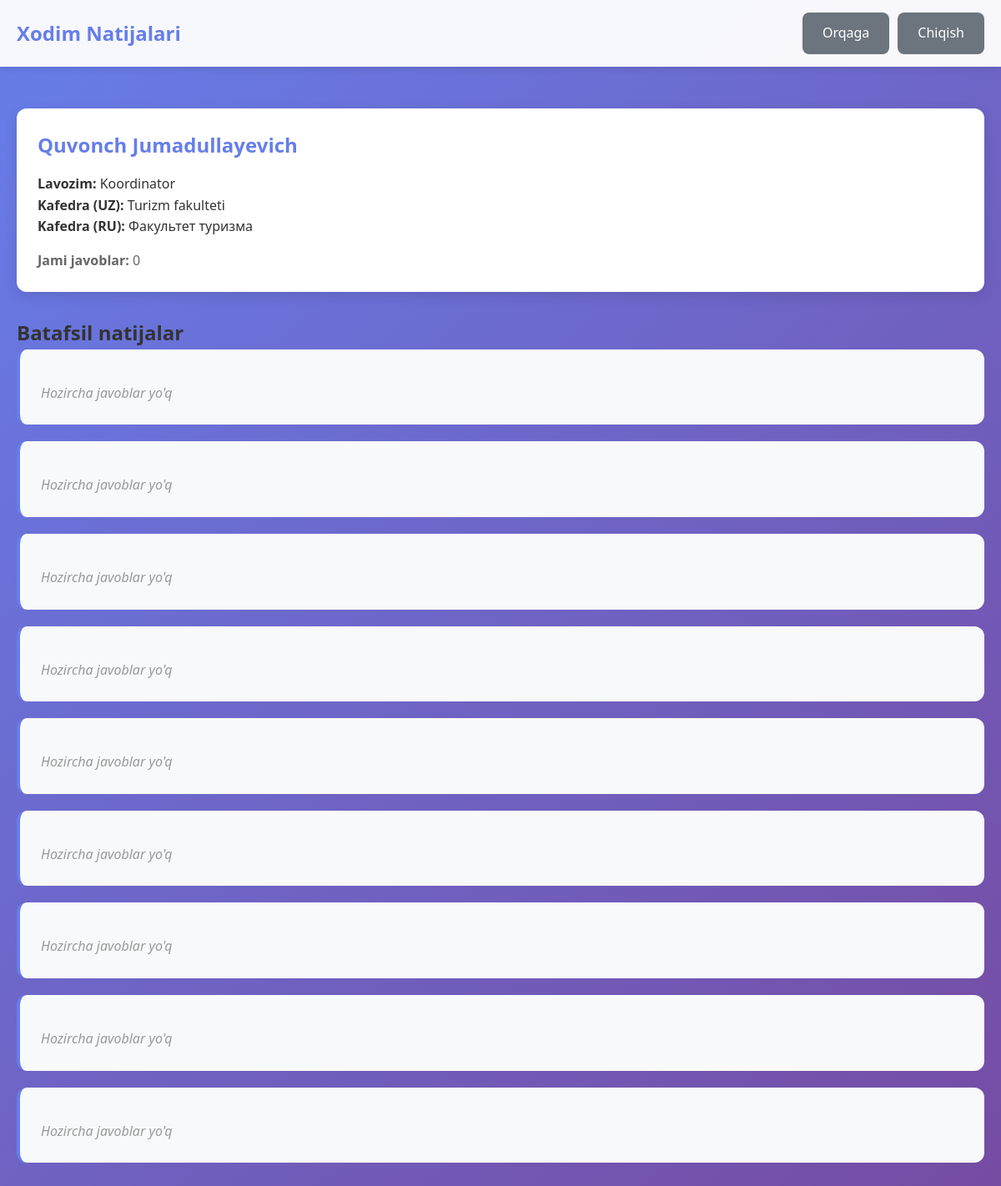
/admin/employee_results.php?id=2 (signed in), run on the app's committed database.
### tables this page shows
CREATE TABLE employees (
    id INT PRIMARY KEY AUTO_INCREMENT,
    full_name VARCHAR(100) NOT NULL,
    position ENUM('teacher', 'dean', 'coordinator') NOT NULL,
    department_uz VARCHAR(100) NULL COMMENT 'Kafedra nomi (Uzbek)',
    department_ru VARCHAR(100) NULL COMMENT 'Kafedra nomi (Russian)',
    created_at TIMESTAMP DEFAULT CURRENT_TIMESTAMP
);

CREATE TABLE questions (
    id INT PRIMARY KEY AUTO_INCREMENT,
    question_text TEXT NULL COMMENT 'Eski format (backup)',
    question_text_uz TEXT NOT NULL COMMENT 'Savol matni (Uzbek)',
    question_text_ru TEXT NULL COMMENT 'Savol matni (Russian)',
    question_type ENUM('rating', 'text') DEFAULT 'rating',
    position_type ENUM('teacher', 'dean', 'coordinator', 'all') DEFAULT 'all',
    created_at TIMESTAMP DEFAULT CURRENT_TIMESTAMP
);

### includes/functions.php (called while the page is built, shortened)
<?php
function getPositionName($position) {
    $positions = [
        'teacher' => 'O\'qituvchi',
        'dean' => 'Dekan',
        'coordinator' => 'Koordinator'
    ];
    return $positions[$position] ?? $position;
}
?>

### admin/employee_results.php (the view, shortened to what this page needs)
<?php
require_once '../includes/functions.php';
$employee_id = intval($_GET['id'] ?? 0);
$conn = getDBConnection();
$employee_stmt = $conn->prepare("SELECT id, full_name, position, department_uz, department_ru FROM employees WHERE id = ?");
$employee_stmt->execute([$employee_id]);
$employee = $employee_stmt->fetch();
$results_query = "SELECT
    q.id as question_id,
    q.question_text,
    q.question_type,
    AVG(sr.rating) as avg_rating,
    COUNT(sr.id) as response_count,
    GROUP_CONCAT(sr.text_response SEPARATOR '|||') as text_responses
    FROM questions q
    LEFT JOIN survey_responses sr ON q.id = sr.question_id AND sr.employee_id = ?
    WHERE q.position_type = 'all' OR q.position_type = ?
    GROUP BY q.id
    ORDER BY q.id";
$stmt = $conn->prepare($results_query);
$stmt->execute([$employee_id, $employee['position']]);
$results = $stmt->fetchAll();
$stats_query = "SELECT
    COUNT(DISTINCT survey_submissions.user_id) as total_responses,
    AVG(sr.rating) as overall_avg
    FROM survey_submissions
    LEFT JOIN survey_responses sr ON survey_submissions.employee_id = sr.employee_id AND sr.rating IS NOT NULL
    WHERE survey_submissions.employee_id = ?";
$stats_stmt = $conn->prepare($stats_query);
$stats_stmt->execute([$employee_id]);
$stats = $stats_stmt->fetch();
?>
<!DOCTYPE html>
<html lang="uz">
<head>
    <link rel="stylesheet" href="../assets/css/style.css">
</head>
<body>
    <div class="header">
        <div class="container">
            <h1>Xodim Natijalari</h1>
            <div class="user-info">
                <a href="dashboard.php" class="btn btn-secondary">Orqaga</a>
                <a href="../logout.php" class="btn btn-secondary">Chiqish</a>
            </div>
        </div>
    </div>
    <div class="container">
        <div class="employee-info-card">
            <h2><?php echo htmlspecialchars($employee['full_name']); ?></h2>
            <p><strong>Lavozim:</strong> <?php echo getPositionName($employee['position']); ?></p>
            <?php if ($employee['department_uz']): ?>
                <p><strong>Kafedra (UZ):</strong> <?php echo htmlspecialchars($employee['department_uz']); ?></p>
            <?php endif; ?>
            <?php if ($employee['department_ru']): ?>
                <p><strong>Kafedra (RU):</strong> <?php echo htmlspecialchars($employee['department_ru']); ?></p>
            <?php endif; ?>
            <div class="stats-inline">
                <span><strong>Jami javoblar:</strong> <?php echo $stats['total_responses']; ?></span>
            </div>
        </div>
        <div class="results-section">
            <h2>Batafsil natijalar</h2>
            <?php foreach ($results as $row): ?>
                <div class="result-card">
                    <?php if ($row['question_type'] === 'rating'): ?>
                        <?php if ($row['response_count'] > 0): ?>
                            <div class="rating-result">
                                <span class="avg-rating"><?php echo number_format($row['avg_rating'], 2); ?></span>
                                <span class="stars"><?php echo renderStars(round($row['avg_rating'])); ?></span>
                                <span class="response-count">(<?php echo $row['response_count']; ?> ta javob)</span>
                            </div>
                        <?php else: ?>
                            <p class="no-data">Hozircha javoblar yo'q</p>
                        <?php endif; ?>
                    <?php else: ?>
                        <?php if ($row['text_responses']): ?>
                            <div class="text-responses">
                                <?php
                                $texts = explode('|||', $row['text_responses']);
                                foreach ($texts as $text):
                                    if (!empty(trim($text))):
                                ?>
                                    <div class="text-response-item">
                                        <p><?php echo htmlspecialchars($text); ?></p>
                                    </div>
                                <?php
                                    endif;
                                endforeach;
                                ?>
                            </div>
                        <?php else: ?>
                            <p class="no-data">Hozircha javoblar yo'q</p>
                        <?php endif; ?>
                    <?php endif; ?>
                </div>
            <?php endforeach; ?>
        </div>
    </div>
</body>
</html>

### assets/css/style.css (style rules this page uses)
* { margin: 0; padding: 0; box-sizing: border-box; }
body { font-family: "Segoe UI", Tahoma, Geneva, Verdana, sans-serif; background: linear-gradient(135deg, #667eea 0%, #764ba2 100%); min-height: 100vh; color: #333; line-height: 1.6; }
.container { max-width: 1200px; margin: 0 auto; padding: 20px; }
.header { background: rgba(255, 255, 255, 0.95); box-shadow: 0 2px 10px rgba(0, 0, 0, 0.1); margin-bottom: 30px; }
.header .container { display: flex; justify-content: space-between; align-items: center; padding: 15px 20px; }
.header h1 { color: #667eea; font-size: 24px; }
.user-info { display: flex; gap: 10px; align-items: center; }
.btn { padding: 12px 24px; border: none; border-radius: 8px; font-size: 16px; cursor: pointer; text-decoration: none; display: inline-block; transition: all 0.3s; font-weight: 500; }
.btn-secondary { background: #6c757d; color: white; }
.employee-info-card { background: white; border-radius: 12px; padding: 25px; margin-bottom: 30px; box-shadow: 0 5px 15px rgba(0, 0, 0, 0.1); }
.employee-info-card h2 { color: #667eea; margin-bottom: 15px; }
.stats-inline { display: flex; gap: 30px; margin-top: 15px; flex-wrap: wrap; }
.stats-inline span { color: #666; }
.result-card { background: #f8f9fa; border-radius: 12px; padding: 25px; margin-bottom: 20px; border-left: 4px solid #667eea; }
.no-data { color: #999; font-style: italic; }

### data on the page
employees: full_name "Quvonch Jumadullayevich", position "Koordinator", department_uz "Turizm fakulteti", department_ru "Факультет туризма"
questions: question_type "Hozircha javoblar yo'q"
questions: question_type "Hozircha javoblar yo'q"
questions: question_type "Hozircha javoblar yo'q"
questions: question_type "Hozircha javoblar yo'q"
questions: question_type "Hozircha javoblar yo'q"
questions: question_type "Hozircha javoblar yo'q"
questions: question_type "Hozircha javoblar yo'q"
questions: question_type "Hozircha javoblar yo'q"
questions: question_type "Hozircha javoblar yo'q"

### other printed values
$stats['total_responses'] "0"
